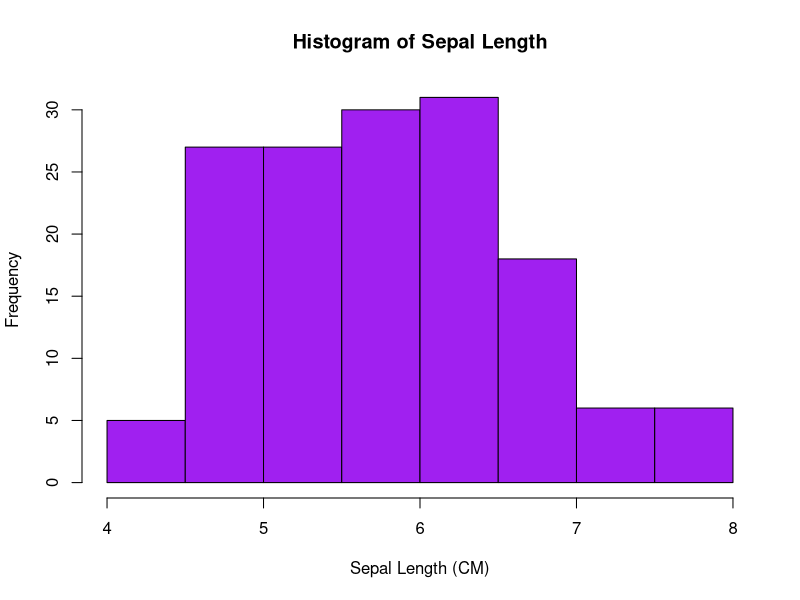
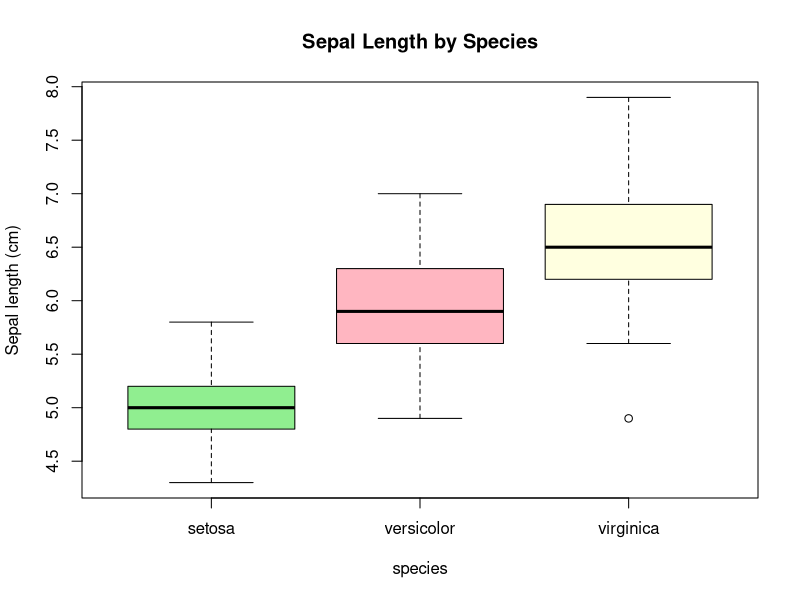
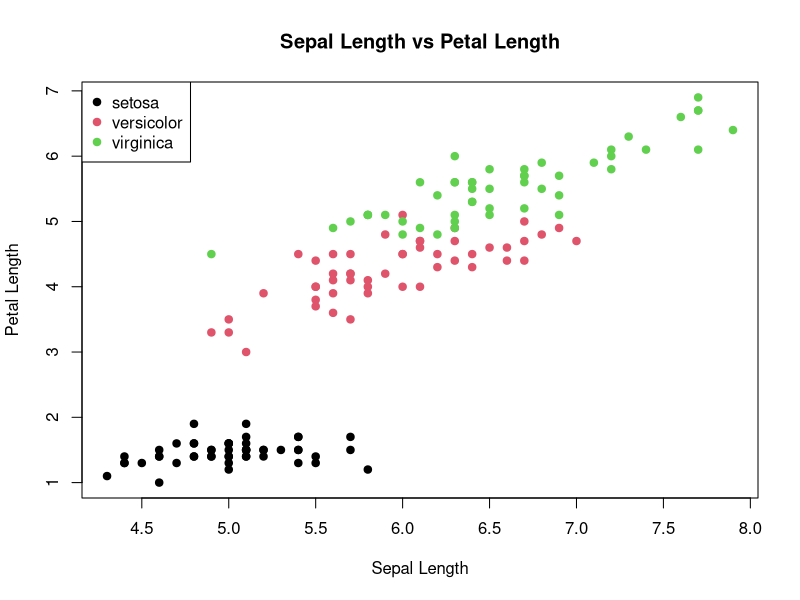

The R script that drew these images, in order:
#VIEW DATA
data <- iris
head(data)
tail(data)
str(data)

#DESCRIPTIVE ANALYSIS
min(data$Sepal.Length) #this produces 4.3
max(data$Sepal.Length) #this produces 7.9
range(data$Sepal.Length)
range(data$Sepal.Length)[1] #this produces 4.3
range(data$Sepal.Length) [2] #this produces 7.9
range_val <- range(data$Sepal.Length)
range_val[1]
range_val[2]
sd(data$Sepal.Length) #this produces 0.8280661
var(data$Sepal.Length) #this produces 0.6856935
mean(data$Sepal.Length) #this produces 5.843333
median(data$Sepal.Length) #this produces 5.8
summary(data)
summary(data$Sepal.Length)


#QUARTILE
A<-c(170.2, 181.5, 188.9, 163.9, 166.4, 163.7, 160.4, 175.8, 181.5)
quantile(A)
sort(A)
quantile(A,0.25)
quantile(A,0.75)
IQR(A)

#Histrogram : distirbution of sepal length
hist(iris$Sepal.Length, 
     main = "Histogram of Sepal Length",
     xlab = "Sepal Length (CM)",
     ylab = "Frequency",
     col = "purple",
     border = "black")

#Boxplot 
boxplot(iris$Sepal.Length ~ Species,
        data = iris,
        main = "Sepal Length by Species",
        xlab = "species",
        ylab= "Sepal length (cm)",
        col = c("lightgreen", "lightpink", "lightyellow"))

#scatterplot 
plot(iris$Sepal.Length, iris$Petal.Length,
     main = "Sepal Length vs Petal Length",
     xlab = "Sepal Length",
     ylab = "Petal Length",
     col = as.numeric(iris$Species),
     pch = 19)
legend("topleft", legend = levels(iris$Species), col= 1:3, pch =19)
